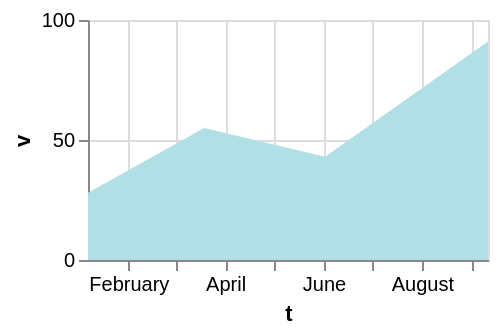

Here is the Vega-Lite specification saved for this chart:
### Vega-Lite specification from a JSON file in a GitHub repository (floating-point values rounded to 4 significant figures)
{"$schema": "https://vega.github.io/schema/vega-lite/v6.json", "width": 200, "height": 120, "data": {"values": [{"c": "alpha", "v": 28, "w": 3, "t": "2024-01-07"}, {"c": "beta", "v": 55, "w": 7, "t": "2024-03-19"}, {"c": "gamma", "v": 43, "w": 5, "t": "2024-06-02"}, {"c": "delta", "v": 91, "w": 9, "t": "2024-09-11"}]}, "mark": {"type": "area", "color": "powderblue"}, "encoding": {"x": {"field": "t", "type": "temporal"}, "y": {"field": "v", "type": "quantitative"}}}
